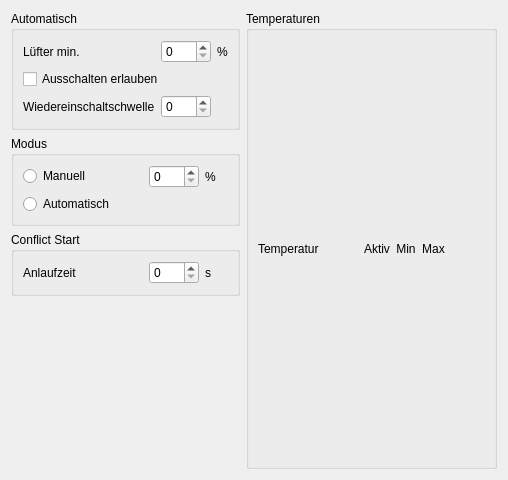
      <widget class="QWidget" name="tabKanal3">
       <attribute name="title">
        <string>Kanal 3</string>
       </attribute>
       <layout class="QGridLayout" name="gridLayout_33">
        <item row="2" column="0">
         <widget class="QGroupBox" name="kanal1StartBox_3">
          <property name="title">
           <string>Conflict Start</string>
          </property>
          <layout class="QGridLayout" name="gridLayout_24">
           <item row="0" column="1">
            <widget class="QSpinBox" name="kanal3Anlaufzeit">
             <property name="minimumSize">
              <size>
               <width>50</width>
               <height>0</height>
              </size>
             </property>
            </widget>
           </item>
           <item row="0" column="0">
            <widget class="QLabel" name="label_27">
             <property name="minimumSize">
              <size>
               <width>120</width>
               <height>0</height>
              </size>
             </property>
             <property name="text">
              <string>Anlaufzeit</string>
             </property>
            </widget>
           </item>
           <item row="0" column="2">
            <widget class="QLabel" name="label_24">
             <property name="text">
              <string>s</string>
             </property>
            </widget>
           </item>
          </layout>
         </widget>
        </item>
        <item row="0" column="0">
         <widget class="QGroupBox" name="kanal1AutoBox_3">
          <property name="maximumSize">
           <size>
            <width>250</width>
            <height>16777215</height>
           </size>
          </property>
          <property name="title">
           <string>Automatisch</string>
          </property>
          <layout class="QGridLayout" name="gridLayout_22">
           <item row="2" column="1">
            <widget class="QSpinBox" name="kanal3Wiedereinschaltschwelle">
             <property name="minimumSize">
              <size>
               <width>50</width>
               <height>0</height>
              </size>
             </property>
            </widget>
           </item>
           <item row="0" column="0">
            <widget class="QLabel" name="label_25">
             <property name="text">
              <string>Lüfter min.</string>
             </property>
            </widget>
           </item>
           <item row="0" column="1">
            <widget class="QSpinBox" name="kanal3LuefterMin"/>
           </item>
           <item row="1" column="0" colspan="2">
            <widget class="QCheckBox" name="kanal3AusschaltenErlauben">
             <property name="layoutDirection">
              <enum>Qt::LeftToRight</enum>
             </property>
             <property name="text">
              <string>Ausschalten erlauben</string>
             </property>
            </widget>
           </item>
           <item row="2" column="0">
            <widget class="QLabel" name="label_26">
             <property name="minimumSize">
              <size>
               <width>120</width>
               <height>0</height>
              </size>
             </property>
             <property name="maximumSize">
              <size>
               <width>16777215</width>
               <height>16777215</height>
              </size>
             </property>
             <property name="text">
              <string>Wiedereinschaltschwelle</string>
             </property>
            </widget>
           </item>
           <item row="0" column="2">
            <widget class="QLabel" name="label_15">
             <property name="text">
              <string>%</string>
             </property>
            </widget>
           </item>
          </layout>
         </widget>
        </item>
        <item row="1" column="0">
         <widget class="QGroupBox" name="kanal1ModusBox_3">
          <property name="title">
           <string>Modus</string>
          </property>
          <layout class="QGridLayout" name="gridLayout_23">
           <item row="0" column="0">
            <widget class="QRadioButton" name="kanal3Manuell">
             <property name="minimumSize">
              <size>
               <width>120</width>
               <height>0</height>
              </size>
             </property>
             <property name="maximumSize">
              <size>
               <width>16777215</width>
               <height>16777215</height>
              </size>
             </property>
             <property name="text">
              <string>Manuell</string>
             </property>
            </widget>
           </item>
           <item row="0" column="1">
            <widget class="QSpinBox" name="kanal3ManuellValue">
             <property name="minimumSize">
              <size>
               <width>50</width>
               <height>0</height>
              </size>
             </property>
            </widget>
           </item>
           <item row="1" column="0">
            <widget class="QRadioButton" name="kanal3Auto">
             <property name="text">
              <string>Automatisch</string>
             </property>
            </widget>
           </item>
           <item row="0" column="2">
            <widget class="QLabel" name="label_23">
             <property name="text">
              <string>%</string>
             </property>
            </widget>
           </item>
          </layout>
         </widget>
        </item>
        <item row="3" column="0">
         <spacer name="verticalSpacer_9">
          <property name="orientation">
           <enum>Qt::Vertical</enum>
          </property>
          <property name="sizeHint" stdset="0">
           <size>
            <width>20</width>
            <height>173</height>
           </size>
          </property>
         </spacer>
        </item>
        <item row="0" column="1" rowspan="4">
         <widget class="QGroupBox" name="kanal3TempBox">
          <property name="minimumSize">
           <size>
            <width>0</width>
            <height>0</height>
           </size>
          </property>
          <property name="maximumSize">
           <size>
            <width>16777215</width>
            <height>16777215</height>
           </size>
          </property>
          <property name="title">
           <string>Temperaturen</string>
          </property>
          <layout class="QGridLayout" name="kanal3TempBoxLayout">
           <item row="0" column="5">
            <spacer name="horizontalSpacer_6">
             <property name="orientation">
              <enum>Qt::Horizontal</enum>
             </property>
             <property name="sizeHint" stdset="0">
              <size>
               <width>40</width>
               <height>20</height>
              </size>
             </property>
            </spacer>
           </item>
           <item row="0" column="4">
            <widget class="QLabel" name="label_22">
             <property name="text">
              <string>Max</string>
             </property>
             <property name="alignment">
              <set>Qt::AlignCenter</set>
             </property>
            </widget>
           </item>
           <item row="0" column="2">
            <widget class="QLabel" name="label_20">
             <property name="text">
              <string>Aktiv</string>
             </property>
             <property name="alignment">
              <set>Qt::AlignCenter</set>
             </property>
            </widget>
           </item>
           <item row="0" column="0" colspan="2">
            <widget class="QLabel" name="label_21">
             <property name="minimumSize">
              <size>
               <width>100</width>
               <height>0</height>
              </size>
             </property>
             <property name="text">
              <string>Temperatur</string>
             </property>
             <property name="alignment">
              <set>Qt::AlignLeading|Qt::AlignLeft|Qt::AlignVCenter</set>
             </property>
            </widget>
           </item>
           <item row="0" column="3">
            <widget class="QLabel" name="label_19">
             <property name="text">
              <string>Min</string>
             </property>
             <property name="alignment">
              <set>Qt::AlignCenter</set>
             </property>
            </widget>
           </item>
          </layout>
         </widget>
        </item>
       </layout>
      </widget>
